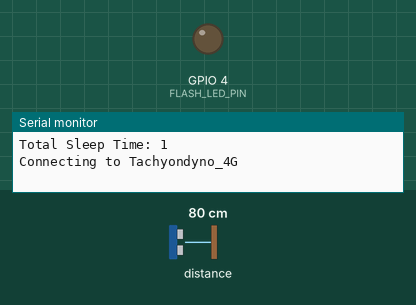
A sketch run on a simulated ESP32. On the bench: output pins drawn as LEDs (lit = HIGH), the last lines printed to the serial monitor. The test bench sets the inputs (shaded band); at power-on: distance to the obstacle 80 cm. WiFi joins after 1.5 s; servers stay silent unless stated; uploads are accepted with an empty reply; the local clock reads 2024-03-15 10:24:30 at power-on unless the sketch sets it; the camera gives no picture. At 16.2 s the program puts the board to deep sleep or switches it off; the recording ends there.

Above: at 1.1 s.
At 5.0 s:
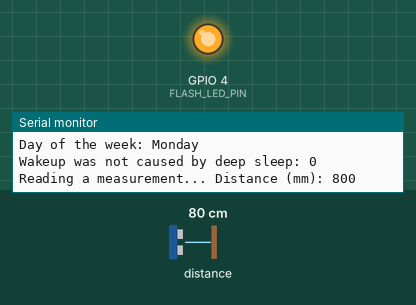
Timing chart, 0 to 16.2 s (numbered marks = the images above):
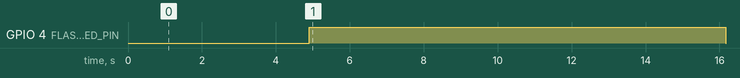

Measured:
- by itself, GPIO 4 (FLASH_LED_PIN): LOW → HIGH at 4.9 s, → LOW 11.3 s later

The sketch:

WiFi-VL53L0X-DeepSleep-RTC-Camera-sendtoserver-1st-july.ino
```cpp
#include "tach_wifi.h"

/*.....................................setup function..................................................*/
void setup() {
  WRITE_PERI_REG(RTC_CNTL_BROWN_OUT_REG, 0); // Disable brownout detector
  Serial.begin(115200);
  delay(1000);

   ++totalSleepTime;
   Serial.println("Total Sleep Time: " + String(totalSleepTime));
   pinMode(FLASH_LED_PIN, OUTPUT);

  // Initialize the function
  connectToWiFi();
  initSensor();
  initCamera();
  delay(2000); //Ensure enough delay for WiFi stack to stabilize
  initializeRTC();
    // Print current time, date, and day of the week after waking up
  printCurrentTime();
  printCurrentDate();
  printDayOfTheWeek();
  print_wakeup_reason();
  // Configure the wake-up source and sleep duration
  esp_sleep_enable_timer_wakeup(TIME_TO_SLEEP * uS_TO_S_FACTOR);  // 20 seconds
}

/*..........................................loop function ........................................................*/
void loop() {
  measureVL53L0X();
  delay(1000);  // Delay before next measurement
  //http://192.168.29.176:5000/list_images
  //http://192.168.29.176:5000/uploads/ESP32CAMCap_20240617_115956_a40fcbc0a5ee46fda5ae25b70b4a5788.jpg

}
```

tach_wifi.cpp
```cpp
#include "tach_wifi.h"

const char* ssid = "Tachyondyno_4G";
const char* password = "PYTH_a2+b2=c2";

/*...Variable declaration for HTTP server...*/
String serverName = "192.168.29.176";
String serverPath = "/upload";
const int serverPort = 5000;
bool LED_Flash_ON = true;
WiFiClient client;

// declaring variable for VL53L0X
Adafruit_VL53L0X lox = Adafruit_VL53L0X();

// variable Declaration of RTC
//RTC_DATA_ATTR int totalSleepTime = 0;
unsigned long totalSleepTime = 0;

RTC_DS3231 rtc;
char daysOfTheWeek[7][12] = {"Sunday", "Monday", "Tuesday", "Wednesday", "Thursday", "Friday", "Saturday"};


/*.............Connected to wifi.................................*/
void connectToWiFi() {
  WiFi.mode(WIFI_STA);
  Serial.println();
  Serial.print("Connecting to ");
  Serial.println(ssid);

  WiFi.begin(ssid, password);

  while (WiFi.status() != WL_CONNECTED) {
    delay(500);
    Serial.print(".");
  }

  Serial.println("");
  Serial.println("WiFi connected.");
  Serial.println("IP address: ");
  Serial.println(WiFi.localIP());

  Serial.print("Free heap after WiFi connection: ");
  Serial.println(ESP.getFreeHeap());
}

/*...............reason for wake-up function..........*/
void print_wakeup_reason() {
  esp_sleep_wakeup_cause_t wakeup_reason;

  wakeup_reason = esp_sleep_get_wakeup_cause();

  switch (wakeup_reason) {
    case ESP_SLEEP_WAKEUP_EXT0: Serial.println("Wakeup caused by external signal using RTC_IO"); break;
    case ESP_SLEEP_WAKEUP_EXT1: Serial.println("Wakeup caused by external signal using RTC_CNTL"); break;
    case ESP_SLEEP_WAKEUP_TIMER: Serial.println("Wakeup caused by timer"); break;
    case ESP_SLEEP_WAKEUP_TOUCHPAD: Serial.println("Wakeup caused by touchpad"); break;
    case ESP_SLEEP_WAKEUP_ULP: Serial.println("Wakeup caused by ULP program"); break;
    default: Serial.printf("Wakeup was not caused by deep sleep: %d\n", wakeup_reason); break;
  }
}

/*...............sensor setup function definition.................*/
void initSensor() {
  Wire.begin(SDA, SCL);
   Serial.println("I2C bus initialized.");
  if (!lox.begin(0x29)) {

    Serial.println("Could not find a valid VL53L0X sensor, check wiring!");
    while (1);
  }
  Serial.println(F("VL53L0X initialized"));
}

/*..........................Sensor Measurement Function.........*/
void measureVL53L0X() {
    VL53L0X_RangingMeasurementData_t measure;

    Serial.print("Reading a measurement... ");

    lox.rangingTest(&measure, false); // pass in 'true' to get debug data printout!

    if (measure.RangeStatus != 4 && measure.RangeMilliMeter != 0) {  // phase failures have incorrect data
        int distance = measure.RangeMilliMeter;
        Serial.print("Distance (mm): ");
        Serial.println(distance);

        if (distance < 100) {
            Serial.println("Sleeping for 5 seconds");
            delay(5000); // Sleep for 5 seconds
            totalSleepTime += FIVE_SECONDS_MICROSECONDS;
        } else {
            sendPhotoToServer();
            Serial.println("Sleeping for 1 minute");

            // Calculate remaining time to sleep to ensure total sleep time is 1 minute
            unsigned long remainingSleepTimeMicroseconds = ONE_MINUTE_MICROSECONDS - totalSleepTime;
            esp_sleep_enable_timer_wakeup(remainingSleepTimeMicroseconds);

            esp_deep_sleep_start();
        }
    } else {
        Serial.print("Invalid Range Status: ");
        Serial.println(measure.RangeStatus);
        Serial.println("Retrying...");
        delay(500); // Small delay before retrying
    }

    Serial.println("Out of range");
}

void initCamera() {
  camera_config_t config;
  config.ledc_channel = LEDC_CHANNEL_0;
  config.ledc_timer = LEDC_TIMER_0;
  config.pin_d0 = Y2_GPIO_NUM;
  config.pin_d1 = Y3_GPIO_NUM;
  config.pin_d2 = Y4_GPIO_NUM;
  config.pin_d3 = Y5_GPIO_NUM;
  config.pin_d4 = Y6_GPIO_NUM;
  config.pin_d5 = Y7_GPIO_NUM;
  config.pin_d6 = Y8_GPIO_NUM;
  config.pin_d7 = Y9_GPIO_NUM;
  config.pin_xclk = XCLK_GPIO_NUM;
  config.pin_pclk = PCLK_GPIO_NUM;
  config.pin_vsync = VSYNC_GPIO_NUM;
  config.pin_href = HREF_GPIO_NUM;
  config.pin_sscb_sda = SIOD_GPIO_NUM;
  config.pin_sscb_scl = SIOC_GPIO_NUM;
  config.pin_pwdn = PWDN_GPIO_NUM;
  config.pin_reset = RESET_GPIO_NUM;
  config.xclk_freq_hz = 20000000;
  config.pixel_format = PIXFORMAT_JPEG;

  if (psramFound()) {
    config.frame_size = FRAMESIZE_UXGA;
    config.jpeg_quality = 10;
    config.fb_count = 2;
  } else {
    config.frame_size = FRAMESIZE_SVGA;
    config.jpeg_quality = 12;
    config.fb_count = 1;
  }

  esp_err_t err = esp_camera_init(&config);
  if (err != ESP_OK) {
    Serial.printf("Camera init failed with error 0x%x", err);
    return;
  }
  Serial.println("Camera initialize successfully");
  sensor_t * s = esp_camera_sensor_get();
  s->set_brightness(s, 2);     // -2 to 2
  s->set_contrast(s, 2);       // -2 to 2
  s->set_saturation(s, 2);     // -2 to 2
  s->set_special_effect(s, 0); // 0 to 6 (0 - No Effect, 1 - Negative, 2 - Grayscale, 3 - Red Tint, 4 - Green Tint, 5 - Blue Tint, 6 - Sepia)
  s->set_whitebal(s, 1);       // 0 = disable , 1 = enable
  s->set_awb_gain(s, 1);       // 0 = disable , 1 = enable
  s->set_wb_mode(s, 3);        // 0 to 4 - if awb_gain enabled (0 - Auto, 1 - Sunny, 2 - Cloudy, 3 - Office, 4 - Home)
  s->set_exposure_ctrl(s, 0);  // 0 = disable , 1 = enable
  s->set_aec2(s, 0);           // 0 = disable , 1 = enable
  s->set_ae_level(s, 0);       // -2 to 2
  s->set_aec_value(s, 3000);    // 0 to 1200
  s->set_gain_ctrl(s, 0);      // 0 = disable , 1 = enable
  s->set_agc_gain(s, 5);       // 0 to 30
  s->set_gainceiling(s, (gainceiling_t)0);  // 0 to 6
  s->set_bpc(s, 0);            // 0 = disable , 1 = enable
  s->set_wpc(s, 1);            // 0 = disable , 1 = enable
  s->set_raw_gma(s, 1);        // 0 = disable , 1 = enable
  s->set_lenc(s, 1);           // 0 = disable , 1 = enable
  s->set_hmirror(s, 0);        // 0 = disable , 1 = enable
  s->set_vflip(s, 0);          // 0 = disable , 1 = enable
  s->set_dcw(s, 1);            // 0 = disable , 1 = enable
  s->set_colorbar(s, 0);       // 0 = disable , 1 = enable
}

void sendPhotoToServer() {
  camera_fb_t * fb = esp_camera_fb_get();
  if (!fb) {
    Serial.println("Camera capture failed");
    return;
  }

  if (LED_Flash_ON) digitalWrite(FLASH_LED_PIN, HIGH);
  delay(1000);

  if (client.connect(serverName.c_str(), serverPort)) {
    Serial.println("Connection successful!");

    String head = "--dataMarker\r\nContent-Disposition: form-data; name=\"imageFile\"; filename=\"ESP32CAMCap.jpg\"\r\nContent-Type: image/jpeg\r\n\r\n";
    String boundary = "\r\n--dataMarker--\r\n";
    uint32_t imageLen = fb->len;
    uint32_t totalLen = head.length() + boundary.length() + imageLen;

    client.println("POST " + serverPath + " HTTP/1.1");
    client.println("Host: " + serverName);
    client.println("Content-Length: " + String(totalLen));
    client.println("Content-Type: multipart/form-data; boundary=dataMarker");
    client.println();
    client.print(head);

    client.write(fb->buf, fb->len);
    client.print(boundary);

    esp_camera_fb_return(fb);

    int timeout = 10000;
    long startTimer = millis();
    boolean state = false;
    String response = "";

    while ((startTimer + timeout) > millis()) {
      while (client.available()) {
        char c = client.read();
        if (c == '\n') {
          if (response.length() == 0) state = true;
          response = "";
        } else if (c != '\r') response += String(c);
        if (state == true) break;
        startTimer = millis();
      }
      if (response.length() > 0) break;
    }
    Serial.println(response);
    client.stop();
  } else {
    Serial.println("Connection to server failed.");
  }

  if (LED_Flash_ON) digitalWrite(FLASH_LED_PIN, LOW);
}

/*...................RTC..............*/
void initializeRTC() {
    if (!rtc.begin()) {
        Serial.println("Couldn't find RTC");
        while (1);
    }

    // Uncomment the following line to set the RTC to the date & time this sketch was compiled
    rtc.adjust(DateTime(__DATE__, __TIME__));

    // Uncomment the following line to set the RTC with an explicit date & time
     rtc.adjust(DateTime(2024, 7, 1, 16, 5, 30)); // Year, Month, Day, Hour, Minute, Second
     Serial.println("RTC updated");
}
/*......function for current time........*/
void printCurrentTime() {
    DateTime now = rtc.now();
    Serial.print("Time: ");
    Serial.print(now.hour(), DEC);
    Serial.print(':');
    Serial.print(now.minute(), DEC);
    Serial.print(':');
    Serial.print(now.second(), DEC);
    Serial.println();
}
void printCurrentDate() {
    DateTime now = rtc.now();
    Serial.print("Date: ");
    Serial.print(now.day(), DEC);
    Serial.print('/');
    Serial.print(now.month(), DEC);
    Serial.print('/');
    Serial.print(now.year(), DEC);
    Serial.println();
}
void printDayOfTheWeek() {
    DateTime now = rtc.now();
    Serial.print("Day of the week: ");
    Serial.println(daysOfTheWeek[now.dayOfTheWeek()]);
}
```

tach_wifi.h
```cpp
#ifndef TACH_WIFI_H
#define TACH_WIFI_H

#include <WiFi.h>
#include "Adafruit_VL53L0X.h"
#include <Arduino.h>
#include <Wire.h>
#include <esp_sleep.h>
#include "soc/soc.h"
#include "soc/rtc_cntl_reg.h"
#include "esp_camera.h"
#include <RTClib.h> // RTC

#define SDA 14
#define SCL 15
#define I2C_ADDRESS 0x29

// Macro for deep sleep
#define uS_TO_S_FACTOR 1000000 /* Conversion factor for microseconds to seconds */
#define TIME_TO_SLEEP 20       // Time ESP32 will go to sleep (in seconds)
#define ONE_MINUTE_MICROSECONDS (60 * uS_TO_S_FACTOR)
#define FIVE_SECONDS_MICROSECONDS (5 * uS_TO_S_FACTOR)

// Macro for ESP32CAM
#define PWDN_GPIO_NUM     32
#define RESET_GPIO_NUM    -1
#define XCLK_GPIO_NUM      0
#define SIOD_GPIO_NUM     26
#define SIOC_GPIO_NUM     27
#define Y9_GPIO_NUM       35
#define Y8_GPIO_NUM       34
#define Y7_GPIO_NUM       39
#define Y6_GPIO_NUM       36
#define Y5_GPIO_NUM       21
#define Y4_GPIO_NUM       19
#define Y3_GPIO_NUM       18
#define Y2_GPIO_NUM        5
#define VSYNC_GPIO_NUM    25
#define HREF_GPIO_NUM     23
#define PCLK_GPIO_NUM     22
#define FLASH_LED_PIN      4

// Global variables
//extern RTC_DATA_ATTR int totalSleepTime;
extern unsigned long totalSleepTime;
extern RTC_DS3231 rtc;
extern char daysOfTheWeek[7][12];

// Function declarations
void connectToWiFi();
void print_wakeup_reason();
void initSensor();
void initCamera();
void sendPhotoToServer();
void measureVL53L0X();
void initializeRTC();
void printCurrentTime();
void printCurrentDate();
void printDayOfTheWeek();

#endif
```
